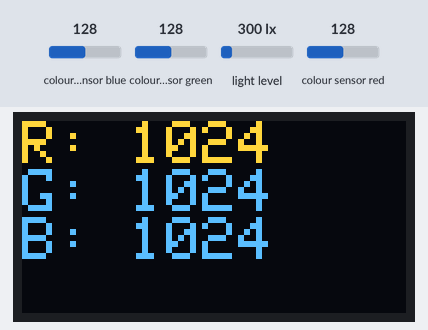
The sketch below on a simulated Arduino Uno, built with avr-gcc and run on an emulated ATmega328P. On the bench: 128×64 one-colour display. The test bench sets the inputs (shaded band); at power-on: colour sensor blue 128, colour sensor green 128, colour sensor red 128, light level 300 lx. The OLED is the two-colour kind (top 16 rows yellow); what the sketch prints to the serial monitor is not drawn.

Above: at 1.8 s.
1.9 s: colour sensor blue set to 5
At 3.8 s:
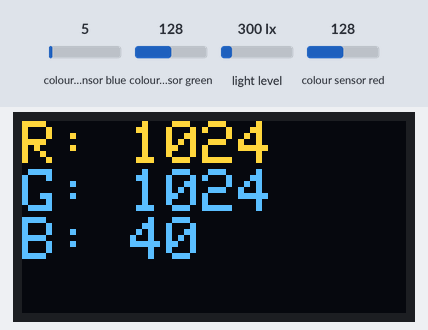
4.2 s: colour sensor green set to 5
At 5.1 s:
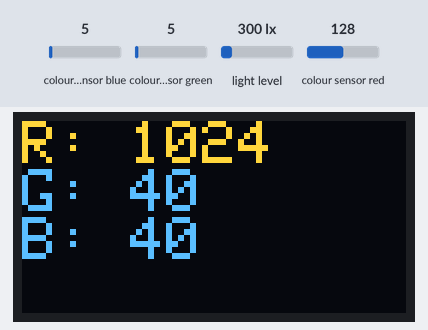
6.2 s: colour sensor red set to 5
At 7.6 s:
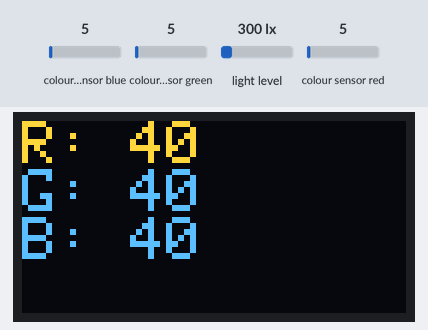
8.3 s: colour sensor blue set to 64
At 10.1 s:
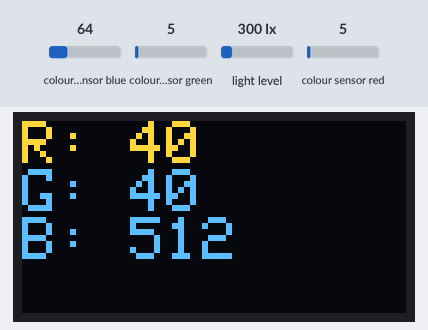
10.4 s: colour sensor green set to 64
At 11.4 s:
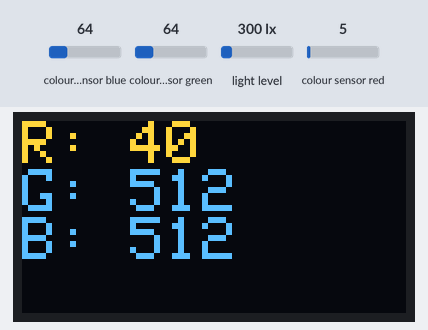
Timing chart, 0 to 13.4 s (numbered marks = the images above; inputs shaded):
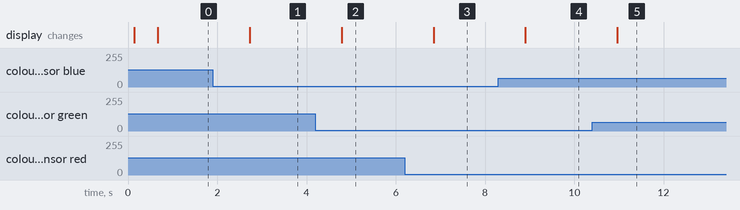

The sketch:

RGB_code.ino
```cpp
#include <Wire.h>
#include <SparkFun_APDS9960.h>
#include <Adafruit_GFX.h>
#include <Adafruit_SSD1306.h>

#define SCREEN_WIDTH 128
#define SCREEN_HEIGHT 64

// Declaration for an SSD1306 display connected to I2C (SDA, SCL pins)
#define OLED_RESET    -1
Adafruit_SSD1306 display(SCREEN_WIDTH, SCREEN_HEIGHT, &Wire, OLED_RESET);

// Global Variables
SparkFun_APDS9960 apds = SparkFun_APDS9960();
uint16_t ambient_light = 0;
uint16_t red_light = 0;
uint16_t green_light = 0;
uint16_t blue_light = 0;

void setup() {
  // Initialize Serial port
  Serial.begin(9600);
  Serial.println();
  Serial.println(F("--------------------------------"));
  Serial.println(F("SparkFun APDS-9960 - ColorSensor"));
  Serial.println(F("--------------------------------"));

  // Initialize APDS-9960 (configure I2C and initial values)
  if ( apds.init() ) {
    Serial.println(F("APDS-9960 initialization complete"));
  } else {
    Serial.println(F("Something went wrong during APDS-9960 init!"));
  }

  // Start running the APDS-9960 light sensor (no interrupts)
  if ( apds.enableLightSensor(false) ) {
    Serial.println(F("Light sensor is now running"));
  } else {
    Serial.println(F("Something went wrong during light sensor init!"));
  }

  // Initialize the OLED display
  if(!display.begin(SSD1306_SWITCHCAPVCC, 0x3C)) {
    Serial.println(F("SSD1306 allocation failed"));
    for(;;);
  }

  // Clear the buffer
  display.clearDisplay();

  // Wait for initialization and calibration to finish
  delay(500);
}

void loop() {
  // Read the light levels (ambient, red, green, blue)
  if (  !apds.readAmbientLight(ambient_light) ||
        !apds.readRedLight(red_light) ||
        !apds.readGreenLight(green_light) ||
        !apds.readBlueLight(blue_light) ) {
    Serial.println("Error reading light values");
  } else {
    Serial.print("Ambient: ");
    Serial.print(ambient_light);
    Serial.print(" Red: ");
    Serial.print(red_light);
    Serial.print(" Green: ");
    Serial.print(green_light);
    Serial.print(" Blue: ");
    Serial.println(blue_light);

    // Display RGB values on OLED display
    display.clearDisplay();
    display.setTextSize(2);
    display.setTextColor(SSD1306_WHITE);
    display.setCursor(0, 0);
    display.print("R: ");
    display.println(red_light);
    display.print("G: ");
    display.println(green_light);
    display.print("B: ");
    display.println(blue_light);
    display.display();
  }

  // Wait 1 second before next reading
  delay(1000);
}
```

Measured:
- after the input at 1.9 s, the display: changes after 0.83 s (image 1)
- after the input at 4.2 s, the display: changes after 0.59 s (image 2)
- after the input at 6.2 s, the display: changes after 0.65 s (image 3)
- after the input at 8.3 s, the display: changes after 0.61 s (image 4)
- after the input at 10.4 s, the display: changes after 0.57 s (image 5)
